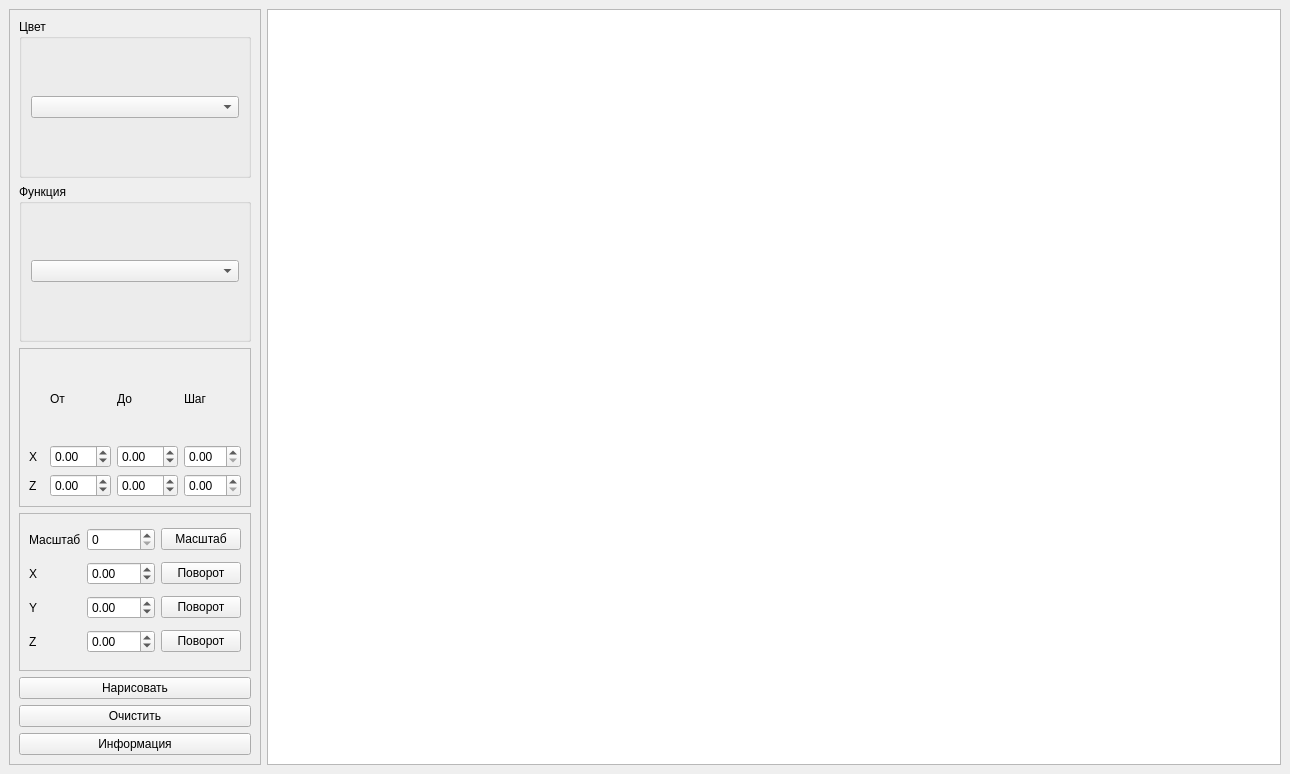
<?xml version="1.0" encoding="UTF-8"?>
<ui version="4.0">
 <class>MainWindow</class>
 <widget class="QMainWindow" name="MainWindow">
  <property name="geometry">
   <rect>
    <x>0</x>
    <y>0</y>
    <width>1290</width>
    <height>774</height>
   </rect>
  </property>
  <property name="windowTitle">
   <string>MainWindow</string>
  </property>
  <widget class="QWidget" name="centralwidget">
   <layout class="QGridLayout" name="gridLayout">
    <item row="0" column="1">
     <widget class="QGraphicsView" name="graphicsView"/>
    </item>
    <item row="0" column="0">
     <widget class="QFrame" name="frame">
      <property name="sizePolicy">
       <sizepolicy hsizetype="Minimum" vsizetype="Minimum">
        <horstretch>0</horstretch>
        <verstretch>0</verstretch>
       </sizepolicy>
      </property>
      <property name="frameShape">
       <enum>QFrame::StyledPanel</enum>
      </property>
      <property name="frameShadow">
       <enum>QFrame::Raised</enum>
      </property>
      <layout class="QVBoxLayout" name="verticalLayout">
       <item>
        <widget class="QGroupBox" name="groupBox">
         <property name="sizePolicy">
          <sizepolicy hsizetype="Preferred" vsizetype="Ignored">
           <horstretch>0</horstretch>
           <verstretch>0</verstretch>
          </sizepolicy>
         </property>
         <property name="title">
          <string>Цвет</string>
         </property>
         <layout class="QVBoxLayout" name="verticalLayout_2">
          <item>
           <widget class="QComboBox" name="color_choose"/>
          </item>
         </layout>
        </widget>
       </item>
       <item>
        <widget class="QGroupBox" name="groupBox_2">
         <property name="title">
          <string>Функция</string>
         </property>
         <layout class="QVBoxLayout" name="verticalLayout_3">
          <item>
           <widget class="QComboBox" name="func_choose"/>
          </item>
         </layout>
        </widget>
       </item>
       <item>
        <widget class="QFrame" name="frame_2">
         <property name="frameShape">
          <enum>QFrame::StyledPanel</enum>
         </property>
         <property name="frameShadow">
          <enum>QFrame::Raised</enum>
         </property>
         <layout class="QGridLayout" name="gridLayout_2">
          <item row="1" column="3">
           <widget class="QDoubleSpinBox" name="inp_x_step"/>
          </item>
          <item row="1" column="2">
           <widget class="QDoubleSpinBox" name="inp_x_to">
            <property name="minimum">
             <double>-99.000000000000000</double>
            </property>
           </widget>
          </item>
          <item row="2" column="1">
           <widget class="QDoubleSpinBox" name="inp_z_from">
            <property name="minimum">
             <double>-99.000000000000000</double>
            </property>
           </widget>
          </item>
          <item row="0" column="1">
           <widget class="QLabel" name="label">
            <property name="text">
             <string>От</string>
            </property>
           </widget>
          </item>
          <item row="2" column="2">
           <widget class="QDoubleSpinBox" name="inp_z_to">
            <property name="minimum">
             <double>-99.000000000000000</double>
            </property>
           </widget>
          </item>
          <item row="1" column="1">
           <widget class="QDoubleSpinBox" name="inp_x_from">
            <property name="minimum">
             <double>-99.000000000000000</double>
            </property>
           </widget>
          </item>
          <item row="2" column="3">
           <widget class="QDoubleSpinBox" name="inp_z_step"/>
          </item>
          <item row="0" column="2">
           <widget class="QLabel" name="label_2">
            <property name="text">
             <string>До</string>
            </property>
           </widget>
          </item>
          <item row="0" column="3">
           <widget class="QLabel" name="label_3">
            <property name="text">
             <string>Шаг</string>
            </property>
           </widget>
          </item>
          <item row="1" column="0">
           <widget class="QLabel" name="label_4">
            <property name="text">
             <string>X</string>
            </property>
           </widget>
          </item>
          <item row="2" column="0">
           <widget class="QLabel" name="label_5">
            <property name="text">
             <string>Z</string>
            </property>
           </widget>
          </item>
         </layout>
        </widget>
       </item>
       <item>
        <widget class="QFrame" name="frame_3">
         <property name="frameShape">
          <enum>QFrame::StyledPanel</enum>
         </property>
         <property name="frameShadow">
          <enum>QFrame::Raised</enum>
         </property>
         <layout class="QGridLayout" name="gridLayout_3">
          <item row="1" column="0">
           <widget class="QLabel" name="label_7">
            <property name="text">
             <string>X</string>
            </property>
           </widget>
          </item>
          <item row="2" column="0">
           <widget class="QLabel" name="label_8">
            <property name="text">
             <string>Y</string>
            </property>
           </widget>
          </item>
          <item row="0" column="0">
           <widget class="QLabel" name="label_6">
            <property name="text">
             <string>Масштаб</string>
            </property>
           </widget>
          </item>
          <item row="3" column="0">
           <widget class="QLabel" name="label_9">
            <property name="text">
             <string>Z</string>
            </property>
           </widget>
          </item>
          <item row="3" column="1">
           <widget class="QDoubleSpinBox" name="angle_z">
            <property name="minimum">
             <double>-360.000000000000000</double>
            </property>
            <property name="maximum">
             <double>360.000000000000000</double>
            </property>
           </widget>
          </item>
          <item row="0" column="2">
           <widget class="QPushButton" name="use_k_coef">
            <property name="text">
             <string>Масштаб</string>
            </property>
           </widget>
          </item>
          <item row="1" column="2">
           <widget class="QPushButton" name="rotate_x">
            <property name="text">
             <string>Поворот</string>
            </property>
           </widget>
          </item>
          <item row="2" column="2">
           <widget class="QPushButton" name="rotate_y">
            <property name="text">
             <string>Поворот</string>
            </property>
           </widget>
          </item>
          <item row="3" column="2">
           <widget class="QPushButton" name="rotate_z">
            <property name="text">
             <string>Поворот</string>
            </property>
           </widget>
          </item>
          <item row="0" column="1">
           <widget class="QSpinBox" name="k_coef">
            <property name="minimum">
             <number>0</number>
            </property>
           </widget>
          </item>
          <item row="2" column="1">
           <widget class="QDoubleSpinBox" name="angle_y">
            <property name="minimum">
             <double>-360.000000000000000</double>
            </property>
            <property name="maximum">
             <double>360.000000000000000</double>
            </property>
           </widget>
          </item>
          <item row="1" column="1">
           <widget class="QDoubleSpinBox" name="angle_x">
            <property name="minimum">
             <double>-360.000000000000000</double>
            </property>
            <property name="maximum">
             <double>360.000000000000000</double>
            </property>
           </widget>
          </item>
         </layout>
        </widget>
       </item>
       <item>
        <widget class="QPushButton" name="draw">
         <property name="text">
          <string>Нарисовать</string>
         </property>
        </widget>
       </item>
       <item>
        <widget class="QPushButton" name="clear_scr">
         <property name="text">
          <string>Очистить</string>
         </property>
        </widget>
       </item>
       <item>
        <widget class="QPushButton" name="infoButton">
         <property name="text">
          <string>Информация</string>
         </property>
        </widget>
       </item>
      </layout>
     </widget>
    </item>
   </layout>
  </widget>
 </widget>
 <resources/>
 <connections/>
</ui>
